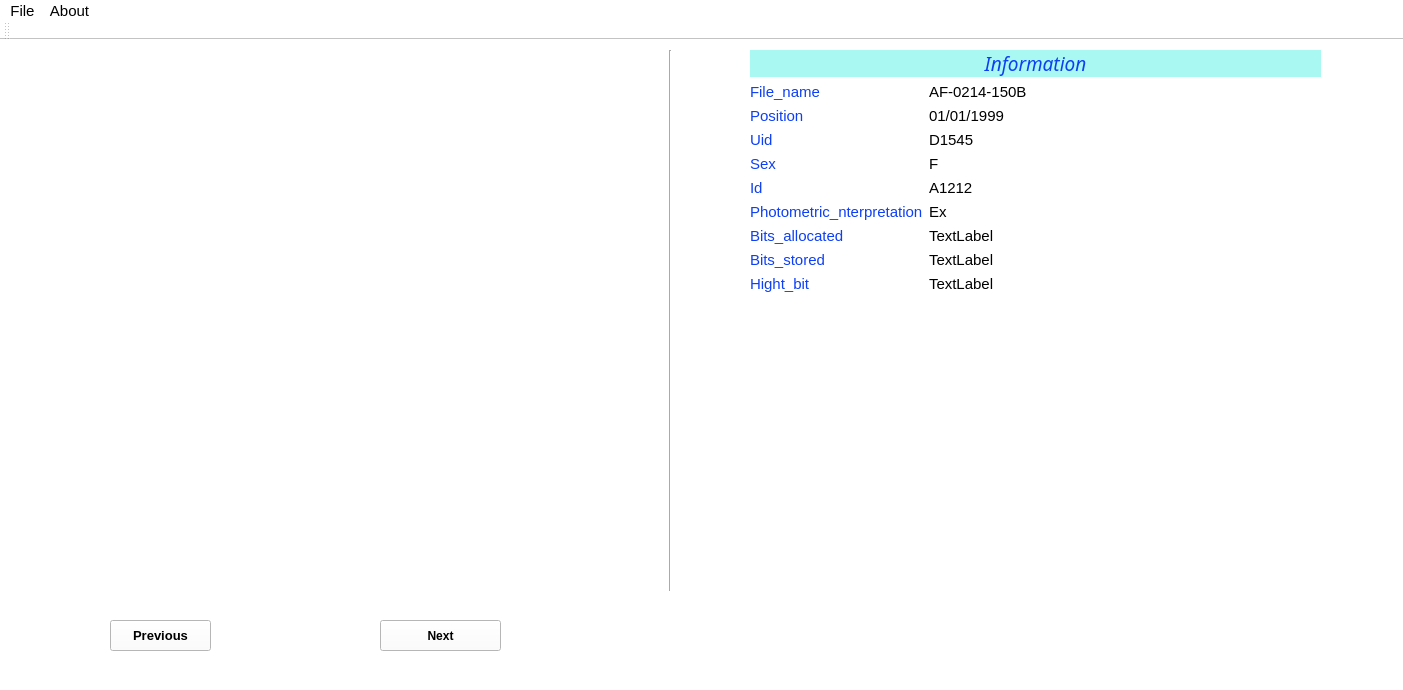
<?xml version="1.0" encoding="UTF-8"?>
<ui version="4.0">
 <class>MainWindow</class>
 <widget class="QMainWindow" name="MainWindow">
  <property name="geometry">
   <rect>
    <x>0</x>
    <y>0</y>
    <width>1403</width>
    <height>690</height>
   </rect>
  </property>
  <property name="sizeIncrement">
   <size>
    <width>7</width>
    <height>0</height>
   </size>
  </property>
  <property name="windowTitle">
   <string>MainWindow</string>
  </property>
  <property name="styleSheet">
   <string notr="true">background-color: rgb(255, 255, 255);</string>
  </property>
  <widget class="QWidget" name="centralwidget">
   <property name="maximumSize">
    <size>
     <width>1350</width>
     <height>16777215</height>
    </size>
   </property>
   <widget class="QLabel" name="label_pic">
    <property name="geometry">
     <rect>
      <x>30</x>
      <y>20</y>
      <width>561</width>
      <height>531</height>
     </rect>
    </property>
    <property name="text">
     <string/>
    </property>
   </widget>
   <widget class="Line" name="line">
    <property name="geometry">
     <rect>
      <x>650</x>
      <y>10</y>
      <width>41</width>
      <height>541</height>
     </rect>
    </property>
    <property name="orientation">
     <enum>Qt::Vertical</enum>
    </property>
   </widget>
   <widget class="QWidget" name="layoutWidget">
    <property name="geometry">
     <rect>
      <x>750</x>
      <y>10</y>
      <width>571</width>
      <height>301</height>
     </rect>
    </property>
    <layout class="QFormLayout" name="formLayout">
     <item row="0" column="0" colspan="2">
      <widget class="QLabel" name="label_title">
       <property name="maximumSize">
        <size>
         <width>16777215</width>
         <height>16777215</height>
        </size>
       </property>
       <property name="font">
        <font>
         <family>Georgia</family>
         <pointsize>8</pointsize>
         <italic>true</italic>
        </font>
       </property>
       <property name="styleSheet">
        <string notr="true">color: rgb(13, 63, 245);
background-color: rgb(170, 248, 242);</string>
       </property>
       <property name="text">
        <string>&lt;html&gt;&lt;head/&gt;&lt;body&gt;&lt;p align=&quot;center&quot;&gt;&lt;span style=&quot; font-size:14pt; font-style:italic;font-family:Time news roman&quot;&gt;Information&lt;/span&gt;&lt;/p&gt;&lt;/body&gt;&lt;/html&gt;</string>
       </property>
       <property name="indent">
        <number>-1</number>
       </property>
      </widget>
     </item>
     <item row="1" column="0">
      <widget class="QLabel" name="label_file_name">
       <property name="font">
        <font>
         <pointsize>11</pointsize>
        </font>
       </property>
       <property name="styleSheet">
        <string notr="true">color: rgb(13, 63, 245);</string>
       </property>
       <property name="text">
        <string>File_name</string>
       </property>
      </widget>
     </item>
     <item row="1" column="1">
      <widget class="QLabel" name="label_file_namepatient">
       <property name="font">
        <font>
         <pointsize>11</pointsize>
        </font>
       </property>
       <property name="text">
        <string>AF-0214-150B</string>
       </property>
      </widget>
     </item>
     <item row="2" column="0">
      <widget class="QLabel" name="label_position">
       <property name="font">
        <font>
         <pointsize>11</pointsize>
         <kerning>true</kerning>
        </font>
       </property>
       <property name="styleSheet">
        <string notr="true">color: rgb(13, 63, 245);</string>
       </property>
       <property name="text">
        <string>Position</string>
       </property>
      </widget>
     </item>
     <item row="2" column="1">
      <widget class="QLabel" name="label_positionpatient">
       <property name="font">
        <font>
         <pointsize>11</pointsize>
        </font>
       </property>
       <property name="text">
        <string>01/01/1999</string>
       </property>
      </widget>
     </item>
     <item row="3" column="0">
      <widget class="QLabel" name="label_uid">
       <property name="font">
        <font>
         <pointsize>11</pointsize>
        </font>
       </property>
       <property name="styleSheet">
        <string notr="true">color: rgb(13, 63, 245);</string>
       </property>
       <property name="text">
        <string>Uid</string>
       </property>
      </widget>
     </item>
     <item row="3" column="1">
      <widget class="QLabel" name="label_uidpatient">
       <property name="font">
        <font>
         <pointsize>11</pointsize>
        </font>
       </property>
       <property name="text">
        <string>D1545</string>
       </property>
      </widget>
     </item>
     <item row="4" column="0">
      <widget class="QLabel" name="label_sex">
       <property name="font">
        <font>
         <pointsize>11</pointsize>
        </font>
       </property>
       <property name="styleSheet">
        <string notr="true">color: rgb(13, 63, 245)</string>
       </property>
       <property name="text">
        <string>Sex</string>
       </property>
      </widget>
     </item>
     <item row="4" column="1">
      <widget class="QLabel" name="label_sexpatient">
       <property name="font">
        <font>
         <pointsize>11</pointsize>
        </font>
       </property>
       <property name="text">
        <string>F</string>
       </property>
      </widget>
     </item>
     <item row="5" column="0">
      <widget class="QLabel" name="label_id">
       <property name="font">
        <font>
         <pointsize>11</pointsize>
        </font>
       </property>
       <property name="styleSheet">
        <string notr="true">color: rgb(13, 63, 245)</string>
       </property>
       <property name="text">
        <string>Id</string>
       </property>
      </widget>
     </item>
     <item row="5" column="1">
      <widget class="QLabel" name="labe_idpatient">
       <property name="font">
        <font>
         <pointsize>11</pointsize>
        </font>
       </property>
       <property name="text">
        <string>A1212</string>
       </property>
      </widget>
     </item>
     <item row="6" column="1">
      <widget class="QLabel" name="label_photometric_nterpretationpatient">
       <property name="font">
        <font>
         <pointsize>11</pointsize>
        </font>
       </property>
       <property name="text">
        <string>Ex</string>
       </property>
      </widget>
     </item>
     <item row="7" column="0">
      <widget class="QLabel" name="label_bits_allocated">
       <property name="font">
        <font>
         <pointsize>11</pointsize>
        </font>
       </property>
       <property name="styleSheet">
        <string notr="true">color: rgb(13, 63, 245)</string>
       </property>
       <property name="text">
        <string>Bits_allocated</string>
       </property>
      </widget>
     </item>
     <item row="6" column="0">
      <widget class="QLabel" name="label_photometric_nterpretation">
       <property name="font">
        <font>
         <pointsize>11</pointsize>
         <underline>false</underline>
         <strikeout>false</strikeout>
         <kerning>false</kerning>
        </font>
       </property>
       <property name="styleSheet">
        <string notr="true">color: rgb(13, 63, 245)</string>
       </property>
       <property name="text">
        <string>Photometric_nterpretation</string>
       </property>
      </widget>
     </item>
     <item row="7" column="1">
      <widget class="QLabel" name="label_bits_allocatedpatient">
       <property name="font">
        <font>
         <pointsize>11</pointsize>
        </font>
       </property>
       <property name="text">
        <string>TextLabel</string>
       </property>
      </widget>
     </item>
     <item row="8" column="0">
      <widget class="QLabel" name="label_bits_stored">
       <property name="font">
        <font>
         <pointsize>11</pointsize>
        </font>
       </property>
       <property name="styleSheet">
        <string notr="true">color: rgb(13, 63, 245)</string>
       </property>
       <property name="text">
        <string>Bits_stored</string>
       </property>
      </widget>
     </item>
     <item row="8" column="1">
      <widget class="QLabel" name="label_bits_storedpatient">
       <property name="font">
        <font>
         <pointsize>11</pointsize>
        </font>
       </property>
       <property name="text">
        <string>TextLabel</string>
       </property>
      </widget>
     </item>
     <item row="9" column="0">
      <widget class="QLabel" name="label_hight_bit">
       <property name="font">
        <font>
         <pointsize>11</pointsize>
        </font>
       </property>
       <property name="styleSheet">
        <string notr="true">color: rgb(13, 63, 245)</string>
       </property>
       <property name="text">
        <string>Hight_bit</string>
       </property>
      </widget>
     </item>
     <item row="9" column="1">
      <widget class="QLabel" name="label_hight_bitpatient">
       <property name="font">
        <font>
         <pointsize>11</pointsize>
        </font>
       </property>
       <property name="text">
        <string>TextLabel</string>
       </property>
      </widget>
     </item>
    </layout>
   </widget>
   <widget class="QPushButton" name="pushButton_previous">
    <property name="enabled">
     <bool>true</bool>
    </property>
    <property name="geometry">
     <rect>
      <x>110</x>
      <y>580</y>
      <width>101</width>
      <height>31</height>
     </rect>
    </property>
    <property name="palette">
     <palette>
      <active>
       <colorrole role="WindowText">
        <brush brushstyle="SolidPattern">
         <color alpha="255">
          <red>0</red>
          <green>0</green>
          <blue>0</blue>
         </color>
        </brush>
       </colorrole>
       <colorrole role="Button">
        <brush brushstyle="SolidPattern">
         <color alpha="255">
          <red>255</red>
          <green>255</green>
          <blue>255</blue>
         </color>
        </brush>
       </colorrole>
       <colorrole role="Light">
        <brush brushstyle="SolidPattern">
         <color alpha="255">
          <red>255</red>
          <green>255</green>
          <blue>255</blue>
         </color>
        </brush>
       </colorrole>
       <colorrole role="Midlight">
        <brush brushstyle="SolidPattern">
         <color alpha="255">
          <red>212</red>
          <green>251</green>
          <blue>248</blue>
         </color>
        </brush>
       </colorrole>
       <colorrole role="Dark">
        <brush brushstyle="SolidPattern">
         <color alpha="255">
          <red>85</red>
          <green>124</green>
          <blue>121</blue>
         </color>
        </brush>
       </colorrole>
       <colorrole role="Mid">
        <brush brushstyle="SolidPattern">
         <color alpha="255">
          <red>113</red>
          <green>165</green>
          <blue>161</blue>
         </color>
        </brush>
       </colorrole>
       <colorrole role="Text">
        <brush brushstyle="SolidPattern">
         <color alpha="255">
          <red>0</red>
          <green>0</green>
          <blue>0</blue>
         </color>
        </brush>
       </colorrole>
       <colorrole role="BrightText">
        <brush brushstyle="SolidPattern">
         <color alpha="255">
          <red>255</red>
          <green>255</green>
          <blue>255</blue>
         </color>
        </brush>
       </colorrole>
       <colorrole role="ButtonText">
        <brush brushstyle="SolidPattern">
         <color alpha="255">
          <red>0</red>
          <green>0</green>
          <blue>0</blue>
         </color>
        </brush>
       </colorrole>
       <colorrole role="Base">
        <brush brushstyle="SolidPattern">
         <color alpha="255">
          <red>255</red>
          <green>255</green>
          <blue>255</blue>
         </color>
        </brush>
       </colorrole>
       <colorrole role="Window">
        <brush brushstyle="SolidPattern">
         <color alpha="255">
          <red>255</red>
          <green>255</green>
          <blue>255</blue>
         </color>
        </brush>
       </colorrole>
       <colorrole role="Shadow">
        <brush brushstyle="SolidPattern">
         <color alpha="255">
          <red>0</red>
          <green>0</green>
          <blue>0</blue>
         </color>
        </brush>
       </colorrole>
       <colorrole role="AlternateBase">
        <brush brushstyle="SolidPattern">
         <color alpha="255">
          <red>212</red>
          <green>251</green>
          <blue>248</blue>
         </color>
        </brush>
       </colorrole>
       <colorrole role="ToolTipBase">
        <brush brushstyle="SolidPattern">
         <color alpha="255">
          <red>255</red>
          <green>255</green>
          <blue>220</blue>
         </color>
        </brush>
       </colorrole>
       <colorrole role="ToolTipText">
        <brush brushstyle="SolidPattern">
         <color alpha="255">
          <red>0</red>
          <green>0</green>
          <blue>0</blue>
         </color>
        </brush>
       </colorrole>
       <colorrole role="PlaceholderText">
        <brush brushstyle="SolidPattern">
         <color alpha="128">
          <red>0</red>
          <green>0</green>
          <blue>0</blue>
         </color>
        </brush>
       </colorrole>
      </active>
      <inactive>
       <colorrole role="WindowText">
        <brush brushstyle="SolidPattern">
         <color alpha="255">
          <red>0</red>
          <green>0</green>
          <blue>0</blue>
         </color>
        </brush>
       </colorrole>
       <colorrole role="Button">
        <brush brushstyle="SolidPattern">
         <color alpha="255">
          <red>255</red>
          <green>255</green>
          <blue>255</blue>
         </color>
        </brush>
       </colorrole>
       <colorrole role="Light">
        <brush brushstyle="SolidPattern">
         <color alpha="255">
          <red>255</red>
          <green>255</green>
          <blue>255</blue>
         </color>
        </brush>
       </colorrole>
       <colorrole role="Midlight">
        <brush brushstyle="SolidPattern">
         <color alpha="255">
          <red>212</red>
          <green>251</green>
          <blue>248</blue>
         </color>
        </brush>
       </colorrole>
       <colorrole role="Dark">
        <brush brushstyle="SolidPattern">
         <color alpha="255">
          <red>85</red>
          <green>124</green>
          <blue>121</blue>
         </color>
        </brush>
       </colorrole>
       <colorrole role="Mid">
        <brush brushstyle="SolidPattern">
         <color alpha="255">
          <red>113</red>
          <green>165</green>
          <blue>161</blue>
         </color>
        </brush>
       </colorrole>
       <colorrole role="Text">
        <brush brushstyle="SolidPattern">
         <color alpha="255">
          <red>0</red>
          <green>0</green>
          <blue>0</blue>
         </color>
        </brush>
       </colorrole>
       <colorrole role="BrightText">
        <brush brushstyle="SolidPattern">
         <color alpha="255">
          <red>255</red>
          <green>255</green>
          <blue>255</blue>
         </color>
        </brush>
       </colorrole>
       <colorrole role="ButtonText">
        <brush brushstyle="SolidPattern">
         <color alpha="255">
          <red>0</red>
          <green>0</green>
          <blue>0</blue>
         </color>
        </brush>
       </colorrole>
       <colorrole role="Base">
        <brush brushstyle="SolidPattern">
         <color alpha="255">
          <red>255</red>
          <green>255</green>
          <blue>255</blue>
         </color>
        </brush>
       </colorrole>
       <colorrole role="Window">
        <brush brushstyle="SolidPattern">
         <color alpha="255">
          <red>255</red>
          <green>255</green>
          <blue>255</blue>
         </color>
        </brush>
       </colorrole>
       <colorrole role="Shadow">
        <brush brushstyle="SolidPattern">
         <color alpha="255">
          <red>0</red>
          <green>0</green>
          <blue>0</blue>
         </color>
        </brush>
       </colorrole>
       <colorrole role="AlternateBase">
        <brush brushstyle="SolidPattern">
         <color alpha="255">
          <red>212</red>
          <green>251</green>
          <blue>248</blue>
         </color>
        </brush>
       </colorrole>
       <colorrole role="ToolTipBase">
        <brush brushstyle="SolidPattern">
         <color alpha="255">
          <red>255</red>
          <green>255</green>
          <blue>220</blue>
         </color>
        </brush>
       </colorrole>
       <colorrole role="ToolTipText">
        <brush brushstyle="SolidPattern">
         <color alpha="255">
          <red>0</red>
          <green>0</green>
          <blue>0</blue>
         </color>
        </brush>
       </colorrole>
       <colorrole role="PlaceholderText">
        <brush brushstyle="SolidPattern">
         <color alpha="128">
          <red>0</red>
          <green>0</green>
          <blue>0</blue>
         </color>
        </brush>
       </colorrole>
      </inactive>
      <disabled>
       <colorrole role="WindowText">
        <brush brushstyle="SolidPattern">
         <color alpha="255">
          <red>85</red>
          <green>124</green>
          <blue>121</blue>
         </color>
        </brush>
       </colorrole>
       <colorrole role="Button">
        <brush brushstyle="SolidPattern">
         <color alpha="255">
          <red>255</red>
          <green>255</green>
          <blue>255</blue>
         </color>
        </brush>
       </colorrole>
       <colorrole role="Light">
        <brush brushstyle="SolidPattern">
         <color alpha="255">
          <red>255</red>
          <green>255</green>
          <blue>255</blue>
         </color>
        </brush>
       </colorrole>
       <colorrole role="Midlight">
        <brush brushstyle="SolidPattern">
         <color alpha="255">
          <red>212</red>
          <green>251</green>
          <blue>248</blue>
         </color>
        </brush>
       </colorrole>
       <colorrole role="Dark">
        <brush brushstyle="SolidPattern">
         <color alpha="255">
          <red>85</red>
          <green>124</green>
          <blue>121</blue>
         </color>
        </brush>
       </colorrole>
       <colorrole role="Mid">
        <brush brushstyle="SolidPattern">
         <color alpha="255">
          <red>113</red>
          <green>165</green>
          <blue>161</blue>
         </color>
        </brush>
       </colorrole>
       <colorrole role="Text">
        <brush brushstyle="SolidPattern">
         <color alpha="255">
          <red>85</red>
          <green>124</green>
          <blue>121</blue>
         </color>
        </brush>
       </colorrole>
       <colorrole role="BrightText">
        <brush brushstyle="SolidPattern">
         <color alpha="255">
          <red>255</red>
          <green>255</green>
          <blue>255</blue>
         </color>
        </brush>
       </colorrole>
       <colorrole role="ButtonText">
        <brush brushstyle="SolidPattern">
         <color alpha="255">
          <red>85</red>
          <green>124</green>
          <blue>121</blue>
         </color>
        </brush>
       </colorrole>
       <colorrole role="Base">
        <brush brushstyle="SolidPattern">
         <color alpha="255">
          <red>255</red>
          <green>255</green>
          <blue>255</blue>
         </color>
        </brush>
       </colorrole>
       <colorrole role="Window">
        <brush brushstyle="SolidPattern">
         <color alpha="255">
          <red>255</red>
          <green>255</green>
          <blue>255</blue>
         </color>
        </brush>
       </colorrole>
       <colorrole role="Shadow">
        <brush brushstyle="SolidPattern">
         <color alpha="255">
          <red>0</red>
          <green>0</green>
          <blue>0</blue>
         </color>
        </brush>
       </colorrole>
       <colorrole role="AlternateBase">
        <brush brushstyle="SolidPattern">
         <color alpha="255">
          <red>170</red>
          <green>248</green>
          <blue>242</blue>
         </color>
        </brush>
       </colorrole>
       <colorrole role="ToolTipBase">
        <brush brushstyle="SolidPattern">
         <color alpha="255">
          <red>255</red>
          <green>255</green>
          <blue>220</blue>
         </color>
        </brush>
       </colorrole>
       <colorrole role="ToolTipText">
        <brush brushstyle="SolidPattern">
         <color alpha="255">
          <red>0</red>
          <green>0</green>
          <blue>0</blue>
         </color>
        </brush>
       </colorrole>
       <colorrole role="PlaceholderText">
        <brush brushstyle="SolidPattern">
         <color alpha="128">
          <red>0</red>
          <green>0</green>
          <blue>0</blue>
         </color>
        </brush>
       </colorrole>
      </disabled>
     </palette>
    </property>
    <property name="font">
     <font>
      <pointsize>10</pointsize>
      <weight>75</weight>
      <bold>true</bold>
      <strikeout>false</strikeout>
      <kerning>false</kerning>
     </font>
    </property>
    <property name="autoFillBackground">
     <bool>false</bool>
    </property>
    <property name="text">
     <string>Previous</string>
    </property>
    <property name="icon">
     <iconset theme="pre">
      <normaloff>.</normaloff>.</iconset>
    </property>
   </widget>
   <widget class="QPushButton" name="pushButton_next">
    <property name="geometry">
     <rect>
      <x>380</x>
      <y>580</y>
      <width>121</width>
      <height>31</height>
     </rect>
    </property>
    <property name="font">
     <font>
      <pointsize>9</pointsize>
      <weight>75</weight>
      <italic>false</italic>
      <bold>true</bold>
     </font>
    </property>
    <property name="mouseTracking">
     <bool>false</bool>
    </property>
    <property name="text">
     <string>Next</string>
    </property>
   </widget>
  </widget>
  <widget class="QMenuBar" name="menubar">
   <property name="geometry">
    <rect>
     <x>0</x>
     <y>0</y>
     <width>1403</width>
     <height>26</height>
    </rect>
   </property>
   <property name="font">
    <font>
     <pointsize>11</pointsize>
    </font>
   </property>
   <widget class="QMenu" name="menuFile">
    <property name="font">
     <font>
      <pointsize>10</pointsize>
     </font>
    </property>
    <property name="title">
     <string>File</string>
    </property>
    <addaction name="actionSelect_Image"/>
    <addaction name="actionSave_Image"/>
    <addaction name="actionLoad_Image"/>
   </widget>
   <widget class="QMenu" name="menuAbout">
    <property name="title">
     <string>About</string>
    </property>
   </widget>
   <addaction name="menuFile"/>
   <addaction name="menuAbout"/>
  </widget>
  <widget class="QStatusBar" name="statusbar"/>
  <widget class="QToolBar" name="toolBar">
   <property name="windowTitle">
    <string>toolBar</string>
   </property>
   <attribute name="toolBarArea">
    <enum>TopToolBarArea</enum>
   </attribute>
   <attribute name="toolBarBreak">
    <bool>false</bool>
   </attribute>
  </widget>
  <action name="actionSelect_Image">
   <property name="text">
    <string>Select Image</string>
   </property>
  </action>
  <action name="actionSave_Image">
   <property name="text">
    <string>Save Image</string>
   </property>
  </action>
  <action name="actionLoad_Image">
   <property name="text">
    <string>Load Image</string>
   </property>
  </action>
 </widget>
 <resources/>
 <connections/>
</ui>
